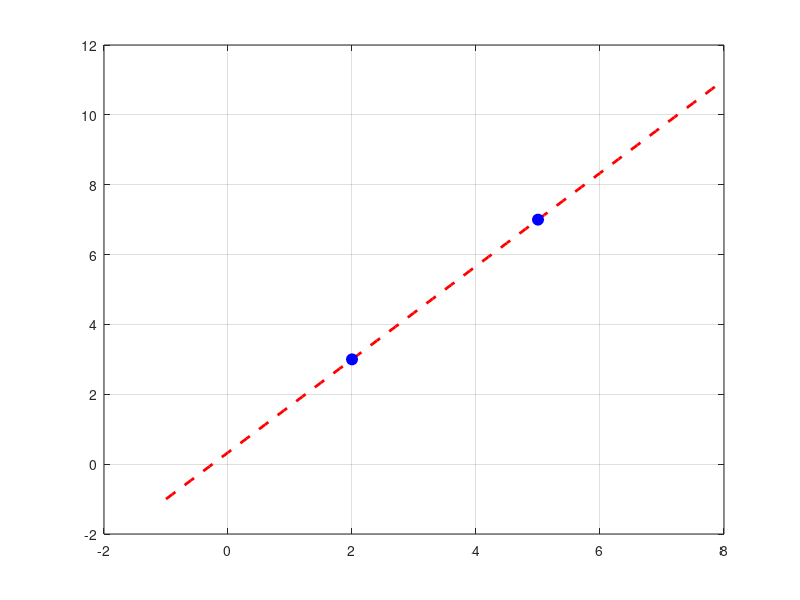

Write the MATLAB code that produced this figure. (Note: this script raises an error after producing the figure.)
clear
%% Actividad 1
A = [1 2; 1 5];
b = [3 7]';

res = A\b;

lambda0 = res(1);
lambda1 = res(2);

p = @(x) lambda0 + lambda1 * x;

% Grafico
x = -1:0.1:8;

figure
plot(x, p(x), '--r', "LineWidth", 2) % polinomio
hold on

% Agregar puntos (2,3) y (5,7)
plot([2 5], [3 7], 'ob', 'MarkerSize', 8, 'MarkerFaceColor', 'b') % puntos azules

grid on
xline(0)
yline(0)
xlabel('x')
ylabel('p(x)')
title('Recta que interpola los puntos (2,3) y (5,7)')

clear
%% Ejercicio: Encontrar parabola que interpola los puntos: {(0,1),(1,6),(2,17)}

% p(x) = a * x^2 + b * x + c 
A = [0^2 0 1; 1^2 1 1; 2^2 2 1];
b = [1 6 17]';

res = A\b;

a = res(1);
b = res(2);
c = res(3);

p = @(x)  a * x.^2 + b * x + c;

% Grafico
x = -1:0.1:3;

figure
plot(x, p(x), '--r', "LineWidth", 2) % polinomio
hold on

% Agregar puntos (2,3) y (5,7)
plot([0 1 2], [1 6 17], 'ob', 'MarkerSize', 8, 'MarkerFaceColor', 'b') % puntos azules

grid on
xline(0)
yline(0)
xlabel('x')
ylabel('p(x)')
ylim([-3 25])
title('Parabola que interpola los puntos (0,1), (1,6) y (2,17)')